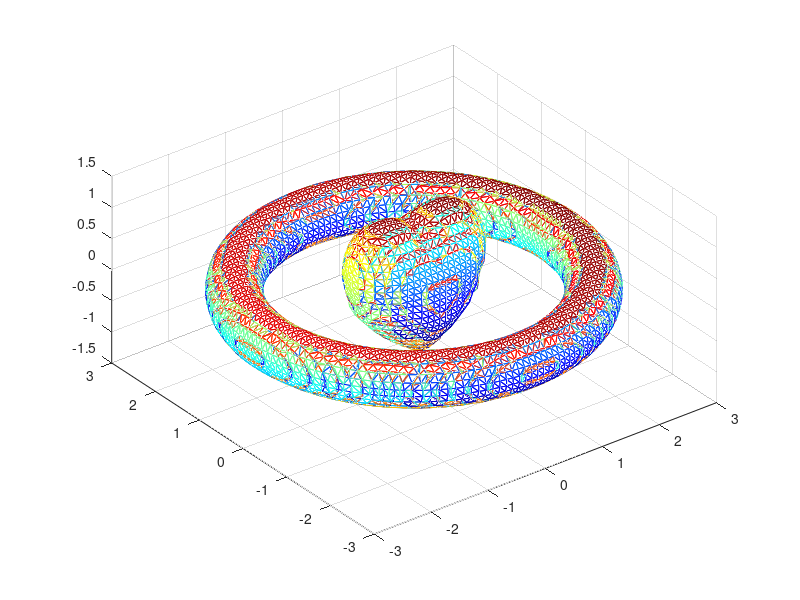

Write the MATLAB code that produced this figure. (Note: this script raises an error after producing the figure.)
clear; clc; close all; 
f = @(x, y, z)(x.^2 + 2.25*y.^2 + z.^2 - 1).^3 -  ...
    x.^2.* z.^3 - 0.1125*y.^2.*z.^3;
g = @(x, y, z)(sqrt(x.^2+y.^2)-2.5).^2 + z.^2 - 0.4^2;
t = linspace(-5, 5);
[x1, y1, z1] = meshgrid(t);
[x2, y2, z2] = meshgrid(t);
val1 = f(x1, y1, z1);
val2 = g(x2, y2, z2);
[p1, v1] = isosurface(x1, y1, z1, val1, 0);
[p2, v2] = isosurface(x2, y2, z2, val2, 0);
figure()
subplot(1, 1, 1)
h = patch('faces',p1,'vertices',v1,'facevertexcdata',jet(size(v1,1)),...
    'facecolor','w','edgecolor','flat'); hold on;
patch('faces',p2,'vertices',v2,'facevertexcdata',jet(size(v2,1)),...
    'facecolor','w','edgecolor','flat');
grid on; axis equal; axis([-3,3,-3,3,-1.5,1.5]); view(3)
title('')
warning('off');
T = suptitle("$I\ Love\ You\ !$"); 
set(T,'Interpreter','latex','FontSize',24)
pic_num = 1;
for i = 1:20
    v1 = 0.98 * v1;
    set(h, 'vertices', v1); drawnow;
    F = getframe(gcf);
    I = frame2im(F);
    [I,map]=rgb2ind(I,256);
    if pic_num == 1
        imwrite(I,map,'BeatingHeart.gif','gif','Loopcount',inf,'DelayTime',0.05);
    else
        imwrite(I,map,'BeatingHeart.gif','gif','WriteMode','append','DelayTime',0.05);
    end
    pic_num = pic_num + 1;
end
for i = 1:20
    v1 = v1 / 0.98;
    set(h, 'vertices', v1); drawnow;
    F = getframe(gcf);
    I = frame2im(F);
    [I,map] = rgb2ind(I,256);
    imwrite(I,map,'BeatingHeart.gif','gif','WriteMode','append','DelayTime',0.05);
    pic_num = pic_num + 1;
end
